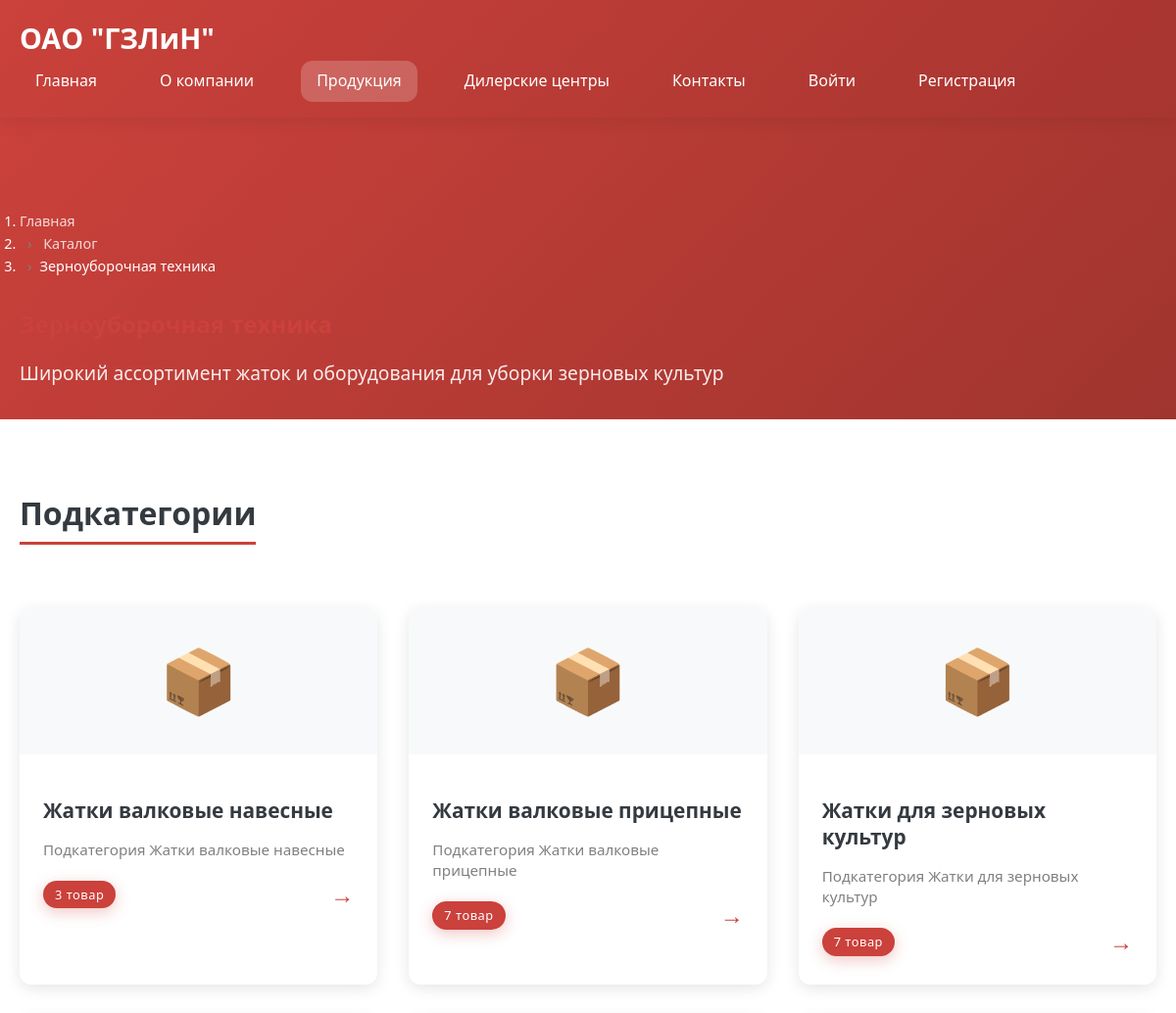
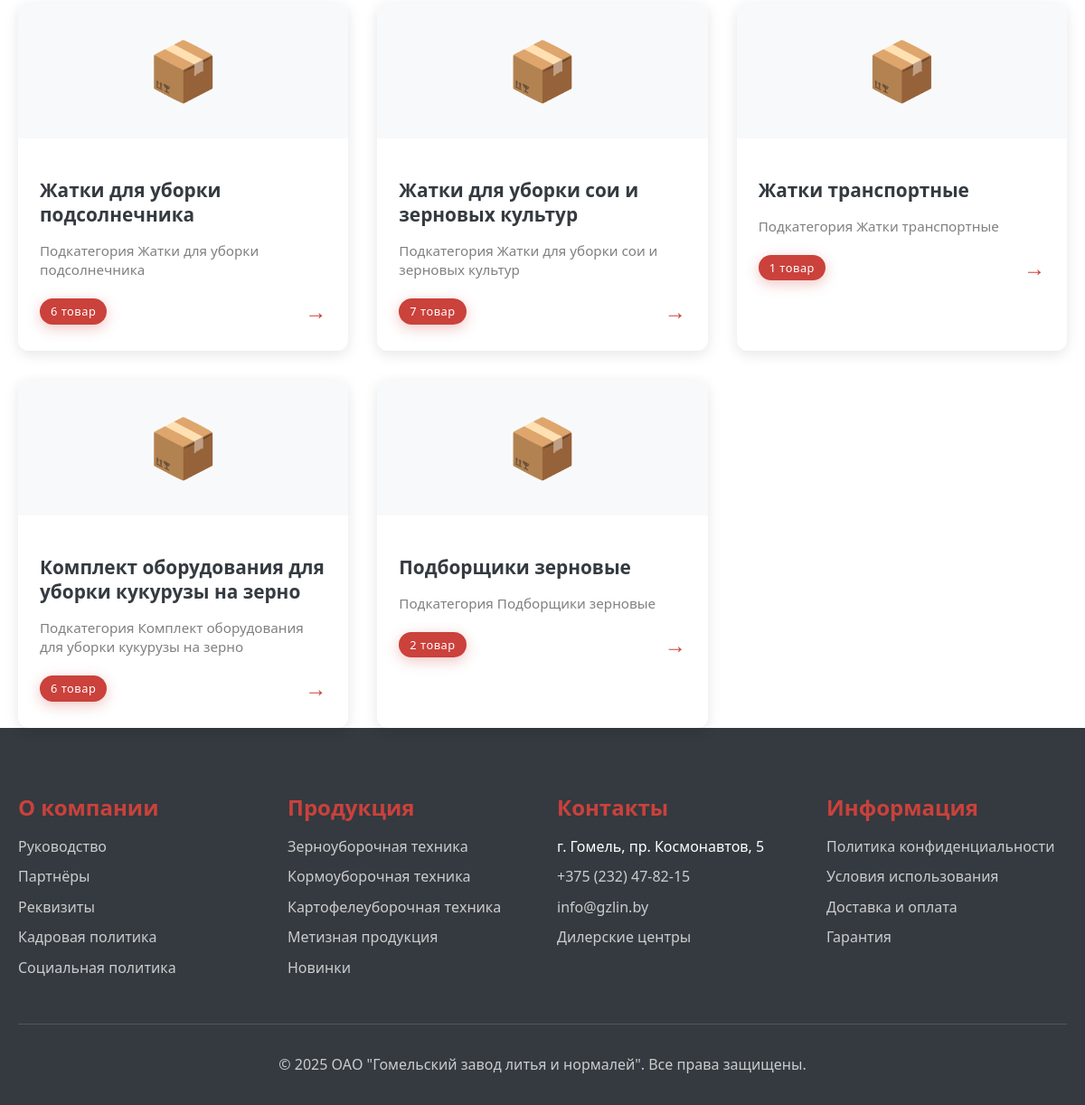
Page /catalog/category/zernoubobochnaya-tehnika/ on the committed database (2 pictures, top to bottom).
### apps/catalog/models.py (models this page shows, shortened)
class Category(AbstractBaseModel, SeoModel):
    name = models.CharField(_('Название'), max_length=255)
    slug = models.SlugField(
        _('URL'),
        max_length=100,
        unique=True,
        help_text=_('Уникальный URL для категории')
    )
    description = models.TextField(_('Описание'), blank=True)
    image = models.ImageField(
        _('Изображение'),
        upload_to='categories/',
        blank=True,
        null=True,
        help_text=_('Изображение категории для каталога')
    )
    parent = models.ForeignKey(
        'self',
        on_delete=models.CASCADE,
        related_name='children',
        verbose_name=_('Родительская категория'),
        blank=True,
        null=True
    )
    sort_order = models.PositiveIntegerField(
        _('Порядок сортировки'),
        default=0,
        help_text=_('Чем меньше число, тем выше в списке')
    )
    is_featured = models.BooleanField(
        _('Рекомендуемая'),
        default=False,
        help_text=_('Отображать на главной странице')
    )
    objects = CategoryManager()
    class Meta:
        verbose_name = _('Категория')
        verbose_name_plural = _('Категории')
        ordering = ['sort_order', 'name']
        indexes = [
            models.Index(fields=['parent', 'is_active']),
            models.Index(fields=['is_featured', 'is_active']),
            models.Index(fields=['sort_order']),
        ]
    def get_absolute_url(self):
        try:
            from django.urls import reverse
            if self.slug:
                return reverse('catalog:category_detail', kwargs={'slug': self.slug})
            else:
                return '#'
        except Exception as e:
            print(f"Ошибка в get_absolute_url для категории {self.name}: {e}")
            return '#'

### apps/catalog/views.py (the view)
# urls.py: path('category/<slug:slug>/', views.CategoryDetailView.as_view(), name='category_detail'),
class CategoryDetailView(TemplateView):
    template_name = 'catalog/category_detail.html'
    def get_context_data(self, **kwargs):
        context = super().get_context_data(**kwargs)
        slug = kwargs.get('slug')
        try:
            category = get_object_or_404(Category, slug=slug, is_active=True)
            context['category'] = category
            context['title'] = category.name
            subcategories = category.children.filter(is_active=True).order_by('sort_order', 'name')
            products = Product.objects.filter(
                category=category,
                is_active=True,
                is_published=True
            ).select_related('category').order_by('name')
            context['subcategories'] = subcategories
            context['products'] = products
            context['has_subcategories'] = subcategories.exists()
            subcategories_with_counts = []
            for subcat in subcategories:
                subcategories_with_counts.append({
                    'category': subcat,
                    'product_count': subcat.products.filter(is_active=True, is_published=True).count()
                })
            context['subcategories_with_counts'] = subcategories_with_counts
            view_type = self.request.GET.get('view', 'grid')
            context['view_type'] = view_type
        except Category.DoesNotExist:
            context['category'] = None
            context['error'] = 'Категория не найдена'
        return context

### templates/catalog/category_detail.html (shortened to what this page needs)
{% extends 'base.html' %}
{% block content %}
<div class="category-header">
    <div class="container">
        <nav aria-label="breadcrumb" style="margin-bottom: 1rem;">
            <ol class="breadcrumb" style="background: transparent; margin-bottom: 0;">
                <li class="breadcrumb-item">
                    <a href="{% url 'core:home' %}" style="color: rgba(255,255,255,0.8);">Главная</a>
                </li>
                <li class="breadcrumb-item">
                    <a href="{% url 'catalog:product_list' %}" style="color: rgba(255,255,255,0.8);">Каталог</a>
                </li>
                <li class="breadcrumb-item active" style="color: white;">{{ category.name }}</li>
            </ol>
        </nav>
        <h1 class="category-title">{{ category.name }}</h1>
        {% if category.description %}
            <p class="category-subtitle">{{ category.description }}</p>
        {% endif %}
    </div>
</div>
<div class="container">
    {% if error %}
        <div class="empty-state">
            <div class="empty-state-icon">❌</div>
            <h3>{{ error }}</h3>
            <p>Категория не найдена или недоступна</p>
            <a href="{% url 'catalog:product_list' %}" class="btn">Вернуться к каталогу</a>
        </div>
    {% else %}
        {% if has_subcategories %}
            <div class="subcategories-section">
                <h2 class="section-title">Подкатегории</h2>
                <div class="subcategories-grid">
                    {% for subcat_data in subcategories_with_counts %}
                        <a href="{{ subcat_data.category.get_absolute_url }}" class="subcategory-card">
                            <div class="subcategory-image">
                                📦
                            </div>
                            <div class="subcategory-content">
                                <h3 class="subcategory-name">{{ subcat_data.category.name }}</h3>
                                <p class="subcategory-description">
                                    {% if subcat_data.category.description %}
                                        {{ subcat_data.category.description|truncatewords:20 }}
                                    {% else %}
                                        Просмотр товаров категории {{ subcat_data.category.name }}
                                    {% endif %}
                                </p>
                                <div class="subcategory-meta">
                                    <span class="product-count">
                                        {{ subcat_data.product_count }} товар{{ subcat_data.product_count|pluralize:"ов,ов,ов" }}
                                    </span>
                                    <span class="category-arrow">→</span>
                                </div>
                            </div>
                        </a>
                    {% endfor %}
                </div>
            </div>
        {% endif %}
    {% endif %}
</div>
{% endblock %}

### templates/base.html (shortened to what this page needs)
<!DOCTYPE html>
<html lang="ru">
<head>
    <link rel="icon" type="image/x-icon" href="{% load static %}{% static 'images/favicon.ico' %}">
    {% load static %}
    <link rel="stylesheet" href="{% static 'css/main.css' %}">
    <link rel="stylesheet" href="{% static 'css/wishlist.css' %}">
</head>
<body>
    <header class="header">
        <div class="container">
            <div class="header-content">
                <a href="{% url 'core:home' %}" class="logo">ОАО "ГЗЛиН"</a>
                <nav class="main-nav">
                    <a href="{% url 'core:home' %}" {% if request.resolver_match.url_name == 'home' %}class="active"{% endif %}>
                        Главная
                    </a>
                    <a href="{% url 'core:about' %}" {% if 'about' in request.path %}class="active"{% endif %}>
                        О компании
                    </a>
                    <a href="{% url 'catalog:product_list' %}" {% if 'catalog' in request.path %}class="active"{% endif %}>
                        Продукция
                    </a>
                    <a href="{% url 'core:dealers' %}" {% if 'dealers' in request.path %}class="active"{% endif %}>
                        Дилерские центры
                    </a>
                    <a href="{% url 'core:contacts' %}" {% if 'contacts' in request.path %}class="active"{% endif %}>
                        Контакты
                    </a>
                    {% if user.is_authenticated %}
                        <a href="{% url 'accounts:profile' %}" {% if 'profile' in request.path %}class="active"{% endif %}>
                            Личный кабинет
                        </a>
                        <a href="{% url 'orders:cart' %}" class="cart-link">
                            🛒 Корзина
                            <span class="cart-count" id="cartCount">
                                {% if cart_count %}{{ cart_count }}{% else %}0{% endif %}
                            </span>
                        </a>
                    {% else %}
                        <a href="{% url 'accounts:login' %}">
                            Войти
                        </a>
                        <a href="{% url 'accounts:register' %}">
                            Регистрация
                        </a>
                    {% endif %}
                </nav>
            </div>
        </div>
    </header>
    <main style="min-height: calc(100vh - 200px);">
        {% block content %}{% endblock %}
    </main>
    <footer class="footer">
        <div class="container">
            <div class="footer-grid">
                <div class="footer-section">
                    <h3>О компании</h3>
                    <ul>
                        <li><a href="{% url 'core:about' %}#management">Руководство</a></li>
                        <li><a href="{% url 'core:about' %}#partners">Партнёры</a></li>
                        <li><a href="{% url 'core:about' %}#requisites">Реквизиты</a></li>
                        <li><a href="{% url 'core:about' %}#hr-policy">Кадровая политика</a></li>
                        <li><a href="{% url 'core:about' %}#social-policy">Социальная политика</a></li>
                    </ul>
                </div>
                <div class="footer-section">
                    <h3>Продукция</h3>
                    <ul>
                        <li><a href="{% url 'catalog:product_list' %}">Зерноуборочная техника</a></li>
                        <li><a href="{% url 'catalog:product_list' %}">Кормоуборочная техника</a></li>
                        <li><a href="{% url 'catalog:product_list' %}">Картофелеуборочная техника</a></li>
                        <li><a href="{% url 'catalog:product_list' %}">Метизная продукция</a></li>
                        <li><a href="{% url 'catalog:product_list' %}">Новинки</a></li>
                    </ul>
                </div>
                <div class="footer-section">
                    <h3>Контакты</h3>
                    <ul>
                        <li>г. Гомель, пр. Космонавтов, 5</li>
                        <li><a href="tel:+375232478215">+375 (232) 47-82-15</a></li>
                        <li><a href="mailto:info@gzlin.by">info@gzlin.by</a></li>
                        <li><a href="{% url 'core:dealers' %}">Дилерские центры</a></li>
                    </ul>
                </div>
                <div class="footer-section">
                    <h3>Информация</h3>
                    <ul>
                        <li><a href="{% url 'core:privacy' %}">Политика конфиденциальности</a></li>
                        <li><a href="{% url 'core:terms' %}">Условия использования</a></li>
                        <li><a href="{% url 'core:delivery' %}">Доставка и оплата</a></li>
                        <li><a href="{% url 'core:warranty' %}">Гарантия</a></li>
                    </ul>
                </div>
            </div>
            <div class="footer-bottom">
                <p>&copy; {% now "Y" %} ОАО "Гомельский завод литья и нормалей". Все права защищены.</p>
            </div>
        </div>
    </footer>
</body>
</html>

### static/css/main.css (style rules this page uses)
:root { --primary-red: #cb413b; --primary-red-dark: #a73530; --secondary-gray: #808080; --light-gray: #f8f9fa; --dark-gray: #343a40; --white: #ffffff; --shadow: 0 4px 20px rgba(203, 65, 59, 0.1); --shadow-hover: 0 8px 30px rgba(203, 65, 59, 0.2); --radius: 12px; --transition: all 0.3s cubic-bezier(0.4, 0, 0.2, 1); --font-family: 'Segoe UI', Tahoma, Geneva, Verdana, sans-serif; }
* { box-sizing: border-box; }
body { font-family: var(--font-family); line-height: 1.6; color: var(--dark-gray); background-color: var(--white); margin: 0; padding: 0; }
.container { max-width: 1200px; margin: 0 auto; padding: 0 20px; }
h1, h2, h3, h4, h5, h6 { font-weight: 700; line-height: 1.3; margin-bottom: 1rem; color: var(--dark-gray); }
h1 { font-size: 2.5rem; }
h2 { font-size: 2rem; }
h3 { font-size: 1.5rem; }
a { color: var(--primary-red); text-decoration: none; transition: var(--transition); }
.breadcrumb { background: none; padding: 1rem 0; margin-bottom: 2rem; font-size: 0.9rem; }
.breadcrumb-item a { color: var(--primary-red, #cb413b); text-decoration: none; transition: color 0.3s ease; }
.breadcrumb-item.active { color: var(--secondary-gray, #6c757d); }
.breadcrumb-item + .breadcrumb-item::before { content: "›"; color: var(--secondary-gray, #6c757d); margin: 0 0.5rem; }
@media (max-width: 1200px) { .container { max-width: 960px; } }
.category-title, .category-card h3 { font-size: 1.5rem !important; font-weight: 700; color: var(--primary-red, #cb413b); margin-bottom: 1.2rem; line-height: 1.3; transition: color 0.3s ease; }
.product-count { background: linear-gradient(135deg, var(--primary-red, #cb413b) 0%, #a0342e 100%); color: white; padding: 0.6rem 1.2rem; border-radius: 25px; font-size: 0.9rem; font-weight: 600; letter-spacing: 0.5px; box-shadow: 0 4px 15px rgba(203, 65, 59, 0.3); transition: all 0.3s ease; }
.category-arrow { color: var(--primary-red, #cb413b); font-size: 1.5rem; font-weight: bold; transition: transform 0.3s ease; }

### static/css/wishlist.css (style rules this page uses)
:root { --primary-red: #cb413b; --heart-color: #e74c3c; --heart-color-inactive: #ccc; --white: #ffffff; --shadow-light: rgba(0, 0, 0, 0.1); --shadow-medium: rgba(0, 0, 0, 0.15); --shadow-heavy: rgba(0, 0, 0, 0.25); --transition-fast: 0.2s ease; --transition-normal: 0.3s ease; --transition-slow: 0.5s ease; }

### templates/catalog/category_detail.html (style rules this page uses)
:root { --primary-red: #cb413b; --dark-gray: #333; --secondary-gray: #666; --light-gray: #f8f9fa; --radius: 8px; --transition: all 0.3s ease; }
.category-header { background: linear-gradient(135deg, var(--primary-red) 0%, #a0342e 100%); color: white; padding: 4rem 0 2rem; margin-bottom: 3rem; }
.category-title { font-size: 2.5rem; font-weight: 700; margin-bottom: 0.5rem; }
.category-subtitle { font-size: 1.2rem; opacity: 0.9; margin-bottom: 0; }
.section-title { font-size: 2rem; font-weight: 700; color: var(--dark-gray); margin-bottom: 2rem; border-bottom: 3px solid var(--primary-red); padding-bottom: 0.5rem; display: inline-block; }
.subcategory-card { background: white; border-radius: var(--radius); overflow: hidden; box-shadow: 0 4px 15px rgba(0, 0, 0, 0.1); transition: var(--transition); text-decoration: none; color: inherit; display: block; }
.subcategory-image { height: 150px; background: var(--light-gray); display: flex; align-items: center; justify-content: center; font-size: 4rem; color: var(--secondary-gray); }
.subcategory-content { padding: 1.5rem; }
.subcategory-name { font-size: 1.3rem; font-weight: 600; color: var(--dark-gray); margin-bottom: 0.5rem; }
.subcategory-description { color: var(--secondary-gray); font-size: 0.95rem; line-height: 1.4; margin-bottom: 1rem; }
.subcategory-meta { display: flex; justify-content: space-between; align-items: center; }
.product-count { color: var(--primary-red); font-weight: 600; }
.category-arrow { color: var(--primary-red); font-size: 1.5rem; font-weight: bold; }
.subcategories-grid { display: grid; grid-template-columns: repeat(auto-fit, minmax(300px, 1fr)); gap: 2rem; margin-top: 2rem; }

### rows in the picture
Category: name "Зерноуборочная техника", description "Широкий ассортимент жаток и оборудования для уборки зерновых культур"
Category: category.name "Жатки валковые навесные", category.description "Подкатегория Жатки валковые навесные", product_count "3"
Category: category.name "Жатки валковые прицепные", category.description "Подкатегория Жатки валковые прицепные", product_count "7"
Category: category.name "Жатки для зерновых культур", category.description "Подкатегория Жатки для зерновых культур", product_count "7"
Category: category.name "Жатки для уборки подсолнечника", category.description "Подкатегория Жатки для уборки подсолнечника", product_count "6"
Category: category.name "Жатки для уборки сои и зерновых культур", category.description "Подкатегория Жатки для уборки сои и зерновых культур", product_count "7"
Category: category.name "Жатки транспортные", category.description "Подкатегория Жатки транспортные", product_count "1"
Category: category.name "Комплект оборудования для уборки кукурузы на зерно", category.description "Подкатегория Комплект оборудования для уборки кукурузы на зерно", product_count "6"
Category: category.name "Подборщики зерновые", category.description "Подкатегория Подборщики зерновые", product_count "2"
